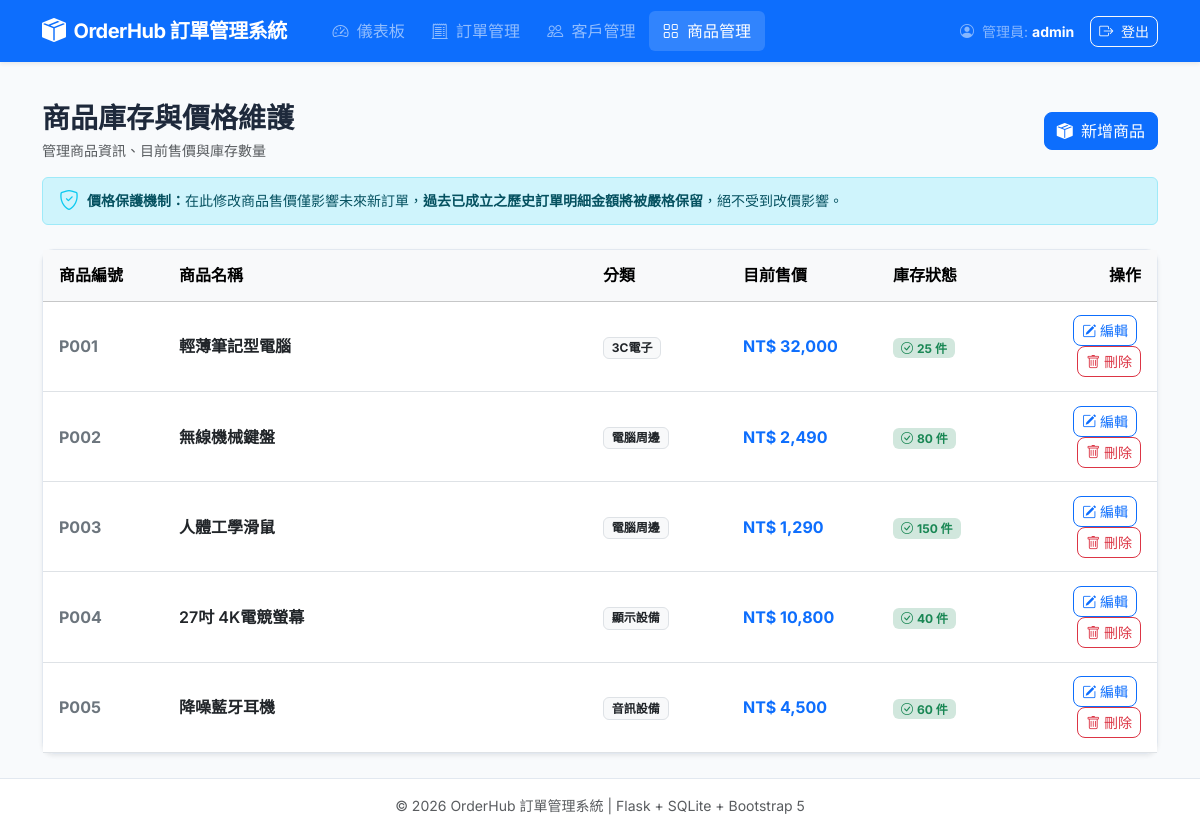
Page /products (signed in) on the committed database.
### tables this page shows
CREATE TABLE product (
        商品編號 TEXT PRIMARY KEY,
        名稱 TEXT NOT NULL,
        單價 REAL NOT NULL CHECK (單價 >= 0),
        庫存 INTEGER NOT NULL CHECK (庫存 >= 0),
        分類 TEXT NOT NULL
    );

### app.py (the view)
@app.route("/products")
@login_required
def list_products():
    conn = get_db()
    products = conn.execute("SELECT * FROM product ORDER BY 商品編號").fetchall()
    conn.close()
    return render_template("products.html", products=products)

### app.py (called while the page is built)
def init_db_if_not_exists():
    if not os.path.exists(DB_PATH):
        try:
            from create_db import init_database
            init_database()
        except Exception as e:
            print(f"初始化資料庫失敗: {e}")

def get_db():
    init_db_if_not_exists()
    conn = sqlite3.connect(DB_PATH)
    conn.row_factory = sqlite3.Row
    conn.execute("PRAGMA foreign_keys = ON;")
    return conn

def login_required(f):
    @wraps(f)
    def decorated_function(*args, **kwargs):
        if "user" not in session:
            flash("請先登入管理員帳號！", "warning")
            return redirect(url_for("login", next=request.path))
        return f(*args, **kwargs)
    return decorated_function

### templates/products.html (shortened to what this page needs)
{% extends "base.html" %}
{% block content %}
<div class="d-flex justify-content-between align-items-center mb-3">
    <div>
        <h3 class="fw-bold mb-1">商品庫存與價格維護</h3>
        <p class="text-muted small mb-0">管理商品資訊、目前售價與庫存數量</p>
    </div>
    <button type="button" class="btn btn-primary" data-bs-toggle="modal" data-bs-target="#newProductModal">
        <i class="bi bi-box-seam-fill me-1"></i> 新增商品
    </button>
</div>
<div class="alert alert-info py-2 px-3 small d-flex align-items-center gap-2 mb-4">
    <i class="bi bi-shield-check fs-5 text-info"></i>
    <span><strong>價格保護機制：</strong>在此修改商品售價僅影響未來新訂單，<strong>過去已成立之歷史訂單明細金額將被嚴格保留</strong>，絕不受到改價影響。</span>
</div>
<div class="card bg-white shadow-sm">
    <div class="table-responsive">
        <table class="table table-hover align-middle mb-0">
            <thead class="table-light">
                <tr>
                    <th style="width: 120px;">商品編號</th>
                    <th>商品名稱</th>
                    <th style="width: 140px;">分類</th>
                    <th style="width: 150px;">目前售價</th>
                    <th style="width: 120px;">庫存狀態</th>
                    <th style="width: 160px;" class="text-end">操作</th>
                </tr>
            </thead>
            <tbody>
                {% for p in products %}
                <tr>
                    <td class="fw-bold text-secondary">{{ p.商品編號 }}</td>
                    <td class="fw-semibold text-dark">{{ p.名稱 }}</td>
                    <td><span class="badge bg-light text-dark border">{{ p.分類 }}</span></td>
                    <td class="fw-bold text-primary">NT$ {{ "{:,.0f}".format(p.單價) }}</td>
                    <td>
                        {% if p.庫存 <= 10 %}
                        <span class="badge bg-danger-subtle text-danger px-2 py-1"><i class="bi bi-exclamation-triangle me-1"></i>庫存吃緊 ({{ p.庫存 }})</span>
                        {% else %}
                        <span class="badge bg-success-subtle text-success px-2 py-1"><i class="bi bi-check-circle me-1"></i>{{ p.庫存 }} 件</span>
                        {% endif %}
                    </td>
                    <td class="text-end">
                        <button class="btn btn-sm btn-outline-primary me-1"
                                data-bs-toggle="modal"
                                data-bs-target="#editProductModal"
                                data-id="{{ p.商品編號 }}"
                                data-name="{{ p.名稱 }}"
                                data-price="{{ p.單價 }}"
                                data-stock="{{ p.庫存 }}"
                                data-category="{{ p.分類 }}">
                            <i class="bi bi-pencil-square"></i> 編輯
                        </button>
                        <form method="POST" action="{{ url_for('delete_product', product_id=p.商品編號) }}" class="d-inline" onsubmit="return confirm('確定要刪除商品 [{{ p.名稱 }}] 嗎？若已被下單將無法刪除。');">
                            <button type="submit" class="btn btn-sm btn-outline-danger">
                                <i class="bi bi-trash"></i> 刪除
                            </button>
                        </form>
                    </td>
                </tr>
                {% else %}
                <tr>
                    <td colspan="6" class="text-center py-4 text-muted">目前暫無商品資料</td>
                </tr>
                {% endfor %}
            </tbody>
        </table>
    </div>
</div>
{% endblock %}

### templates/base.html (style rules this page uses)
:root { --primary-color: #2563eb; --primary-hover: #1d4ed8; --bg-color: #f8fafc; --card-border: #e2e8f0; }
body { font-family: 'Inter', 'Noto Sans TC', -apple-system, BlinkMacSystemFont, sans-serif; background-color: var(--bg-color); color: #1e293b; min-height: 100vh; display: flex; flex-direction: column; }
.card { border-radius: 12px; border: 1px solid var(--card-border); box-shadow: 0 1px 3px rgba(0,0,0,0.04), 0 1px 2px rgba(0,0,0,0.02); transition: transform 0.2s ease, box-shadow 0.2s ease; }
.btn { border-radius: 8px; font-weight: 500; transition: all 0.15s ease; }
.table > :not(caption) > * > * { padding: 0.85rem 1rem; vertical-align: middle; }

### rows in the picture
product: 商品編號 "P001", 名稱 "輕薄筆記型電腦", 分類 "3C電子", 單價 "32,000", 庫存 "25"
product: 商品編號 "P002", 名稱 "無線機械鍵盤", 分類 "電腦周邊", 單價 "2,490", 庫存 "80"
product: 商品編號 "P003", 名稱 "人體工學滑鼠", 分類 "電腦周邊", 單價 "1,290", 庫存 "150"
product: 商品編號 "P004", 名稱 "27吋 4K電競螢幕", 分類 "顯示設備", 單價 "10,800", 庫存 "40"
product: 商品編號 "P005", 名稱 "降噪藍牙耳機", 分類 "音訊設備", 單價 "4,500", 庫存 "60"

### other values in the picture
{{ session.get('user') }} "admin"
